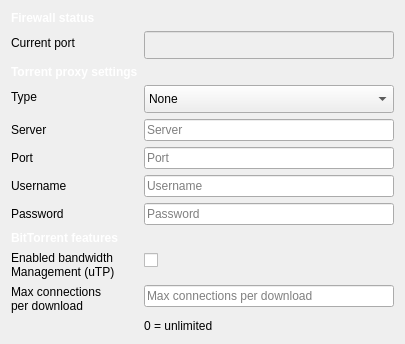
            <widget class="QWidget" name="settings_connection_tab">
             <layout class="QFormLayout" name="formLayout">
              <property name="fieldGrowthPolicy">
               <enum>QFormLayout::ExpandingFieldsGrow</enum>
              </property>
              <property name="labelAlignment">
               <set>Qt::AlignLeading|Qt::AlignLeft|Qt::AlignTop</set>
              </property>
              <property name="formAlignment">
               <set>Qt::AlignLeading|Qt::AlignLeft|Qt::AlignTop</set>
              </property>
              <item row="0" column="0">
               <widget class="QLabel" name="tribler_profile_header_label">
                <property name="styleSheet">
                 <string notr="true">font-weight: bold;
color: white;</string>
                </property>
                <property name="text">
                 <string>Firewall status</string>
                </property>
               </widget>
              </item>
              <item row="1" column="0">
               <widget class="QLabel" name="label_2">
                <property name="styleSheet">
                 <string notr="true"/>
                </property>
                <property name="text">
                 <string>Current port</string>
                </property>
               </widget>
              </item>
              <item row="1" column="1">
               <widget class="QLineEdit" name="firewall_current_port_input">
                <property name="enabled">
                 <bool>false</bool>
                </property>
                <property name="sizePolicy">
                 <sizepolicy hsizetype="Fixed" vsizetype="Fixed">
                  <horstretch>0</horstretch>
                  <verstretch>0</verstretch>
                 </sizepolicy>
                </property>
                <property name="minimumSize">
                 <size>
                  <width>250</width>
                  <height>28</height>
                 </size>
                </property>
                <property name="maximumSize">
                 <size>
                  <width>250</width>
                  <height>28</height>
                 </size>
                </property>
                <property name="styleSheet">
                 <string notr="true"/>
                </property>
               </widget>
              </item>
              <item row="2" column="0">
               <widget class="QLabel" name="label_4">
                <property name="styleSheet">
                 <string notr="true">font-weight: bold;
color: white;</string>
                </property>
                <property name="text">
                 <string>Torrent proxy settings</string>
                </property>
               </widget>
              </item>
              <item row="3" column="0">
               <widget class="QLabel" name="label_11">
                <property name="styleSheet">
                 <string notr="true"/>
                </property>
                <property name="text">
                 <string>Type</string>
                </property>
               </widget>
              </item>
              <item row="3" column="1">
               <widget class="QComboBox" name="lt_proxy_type_combobox">
                <property name="minimumSize">
                 <size>
                  <width>250</width>
                  <height>28</height>
                 </size>
                </property>
                <property name="maximumSize">
                 <size>
                  <width>250</width>
                  <height>28</height>
                 </size>
                </property>
                <item>
                 <property name="text">
                  <string>None</string>
                 </property>
                </item>
                <item>
                 <property name="text">
                  <string>Socks4</string>
                 </property>
                </item>
                <item>
                 <property name="text">
                  <string>Socks5</string>
                 </property>
                </item>
                <item>
                 <property name="text">
                  <string>Socks5 with authentication</string>
                 </property>
                </item>
                <item>
                 <property name="text">
                  <string>HTTP</string>
                 </property>
                </item>
                <item>
                 <property name="text">
                  <string>HTTP with authentication</string>
                 </property>
                </item>
               </widget>
              </item>
              <item row="4" column="0">
               <widget class="QLabel" name="label_5">
                <property name="styleSheet">
                 <string notr="true"/>
                </property>
                <property name="text">
                 <string>Server</string>
                </property>
               </widget>
              </item>
              <item row="4" column="1">
               <widget class="QLineEdit" name="lt_proxy_server_input">
                <property name="sizePolicy">
                 <sizepolicy hsizetype="Fixed" vsizetype="Fixed">
                  <horstretch>0</horstretch>
                  <verstretch>0</verstretch>
                 </sizepolicy>
                </property>
                <property name="minimumSize">
                 <size>
                  <width>250</width>
                  <height>0</height>
                 </size>
                </property>
                <property name="maximumSize">
                 <size>
                  <width>250</width>
                  <height>16777215</height>
                 </size>
                </property>
                <property name="styleSheet">
                 <string notr="true"/>
                </property>
                <property name="placeholderText">
                 <string>Server</string>
                </property>
               </widget>
              </item>
              <item row="5" column="0">
               <widget class="QLabel" name="label_12">
                <property name="styleSheet">
                 <string notr="true"/>
                </property>
                <property name="text">
                 <string>Port</string>
                </property>
               </widget>
              </item>
              <item row="5" column="1">
               <widget class="QLineEdit" name="lt_proxy_port_input">
                <property name="minimumSize">
                 <size>
                  <width>250</width>
                  <height>0</height>
                 </size>
                </property>
                <property name="maximumSize">
                 <size>
                  <width>250</width>
                  <height>16777215</height>
                 </size>
                </property>
                <property name="styleSheet">
                 <string notr="true"/>
                </property>
                <property name="placeholderText">
                 <string>Port</string>
                </property>
               </widget>
              </item>
              <item row="6" column="0">
               <widget class="QLabel" name="label_13">
                <property name="styleSheet">
                 <string notr="true"/>
                </property>
                <property name="text">
                 <string>Username</string>
                </property>
               </widget>
              </item>
              <item row="6" column="1">
               <widget class="QLineEdit" name="lt_proxy_username_input">
                <property name="minimumSize">
                 <size>
                  <width>250</width>
                  <height>0</height>
                 </size>
                </property>
                <property name="maximumSize">
                 <size>
                  <width>250</width>
                  <height>16777215</height>
                 </size>
                </property>
                <property name="styleSheet">
                 <string notr="true"/>
                </property>
                <property name="placeholderText">
                 <string>Username</string>
                </property>
               </widget>
              </item>
              <item row="7" column="0">
               <widget class="QLabel" name="label_14">
                <property name="styleSheet">
                 <string notr="true"/>
                </property>
                <property name="text">
                 <string>Password</string>
                </property>
               </widget>
              </item>
              <item row="7" column="1">
               <widget class="QLineEdit" name="lt_proxy_password_input">
                <property name="minimumSize">
                 <size>
                  <width>250</width>
                  <height>0</height>
                 </size>
                </property>
                <property name="maximumSize">
                 <size>
                  <width>250</width>
                  <height>16777215</height>
                 </size>
                </property>
                <property name="styleSheet">
                 <string notr="true"/>
                </property>
                <property name="placeholderText">
                 <string>Password</string>
                </property>
               </widget>
              </item>
              <item row="8" column="0">
               <widget class="QLabel" name="label_15">
                <property name="styleSheet">
                 <string notr="true">font-weight: bold;
color: white;</string>
                </property>
                <property name="text">
                 <string>BitTorrent features</string>
                </property>
               </widget>
              </item>
              <item row="9" column="0">
               <widget class="QLabel" name="label_6">
                <property name="styleSheet">
                 <string notr="true"/>
                </property>
                <property name="text">
                 <string>Enabled bandwidth
Management (uTP)</string>
                </property>
               </widget>
              </item>
              <item row="9" column="1">
               <widget class="QCheckBox" name="lt_utp_checkbox">
                <property name="styleSheet">
                 <string notr="true">margin-top: 2px;</string>
                </property>
                <property name="text">
                 <string/>
                </property>
               </widget>
              </item>
              <item row="10" column="0">
               <widget class="QLabel" name="label_41">
                <property name="text">
                 <string>Max connections
per download</string>
                </property>
               </widget>
              </item>
              <item row="10" column="1">
               <widget class="QLineEdit" name="max_connections_download_input">
                <property name="sizePolicy">
                 <sizepolicy hsizetype="Fixed" vsizetype="Fixed">
                  <horstretch>0</horstretch>
                  <verstretch>0</verstretch>
                 </sizepolicy>
                </property>
                <property name="minimumSize">
                 <size>
                  <width>250</width>
                  <height>0</height>
                 </size>
                </property>
                <property name="maximumSize">
                 <size>
                  <width>250</width>
                  <height>16777215</height>
                 </size>
                </property>
                <property name="placeholderText">
                 <string>Max connections per download</string>
                </property>
               </widget>
              </item>
              <item row="11" column="1">
               <widget class="QLabel" name="label_43">
                <property name="text">
                 <string>0 = unlimited</string>
                </property>
               </widget>
              </item>
             </layout>
            </widget>
